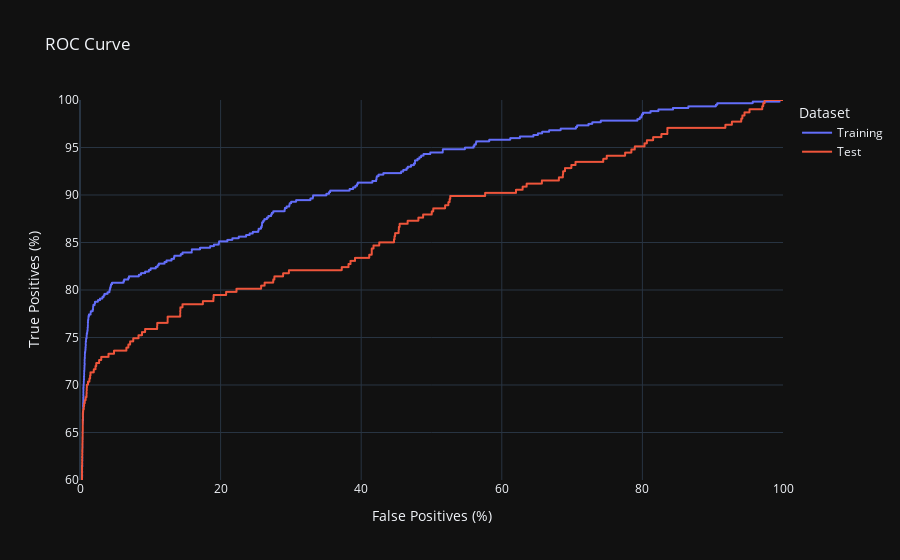

The notebook cell this image was saved under:
### Code cell
def make_roc_df(name, predictions, labels):
    fp, tp, _ = sklearn.metrics.roc_curve(labels, predictions)
    return pd.DataFrame({"fp": fp * 100, "tp": tp * 100, "Dataset": name})


roc_df = pd.concat(
    [
        make_roc_df("Training", train_predictions, train_labels),
        make_roc_df("Test", test_predictions, test_labels),
    ]
)

fig = px.line(
    roc_df,
    title="ROC Curve",
    x="fp",
    y="tp",
    color="Dataset",
    labels={"fp": "False Positives (%)", "tp": "True Positives (%)"},
)
fig.update_yaxes(range=[60, 100])
fig.update_traces(line={"dash": "dash"}, selector={"name": "test"})
fig.show()

### Figure 1 — Plotly figure (JSON) as saved in the notebook; plotly's stock layout.template omitted (floating-point values rounded to 4 significant figures; data arrays with more than 128 entries replaced by an {"elided": "..."} marker saying what was removed)
{"data": [{"hovertemplate": "Dataset=Training<br>False Positives (%)=%{x}<br>True Positives (%)=%{y}<extra></extra>", "legendgroup": "Training", "line": {"color": "#636efa", "dash": "solid"}, "marker": {"symbol": "circle"}, "mode": "lines", "name": "Training", "showlegend": true, "x": {"elided": "953 float values"}, "xaxis": "x", "y": {"elided": "953 float values"}, "yaxis": "y", "type": "scattergl"}, {"hovertemplate": "Dataset=Test<br>False Positives (%)=%{x}<br>True Positives (%)=%{y}<extra></extra>", "legendgroup": "Test", "line": {"color": "#EF553B", "dash": "solid"}, "marker": {"symbol": "circle"}, "mode": "lines", "name": "Test", "showlegend": true, "x": {"elided": "568 float values"}, "xaxis": "x", "y": {"elided": "568 float values"}, "yaxis": "y", "type": "scattergl"}], "layout": {"xaxis": {"anchor": "y", "domain": [0.0, 1.0], "title": {"text": "False Positives (%)"}}, "yaxis": {"anchor": "x", "domain": [0.0, 1.0], "title": {"text": "True Positives (%)"}, "range": [60, 100]}, "legend": {"title": {"text": "Dataset"}, "tracegroupgap": 0}, "title": {"text": "ROC Curve"}}}
